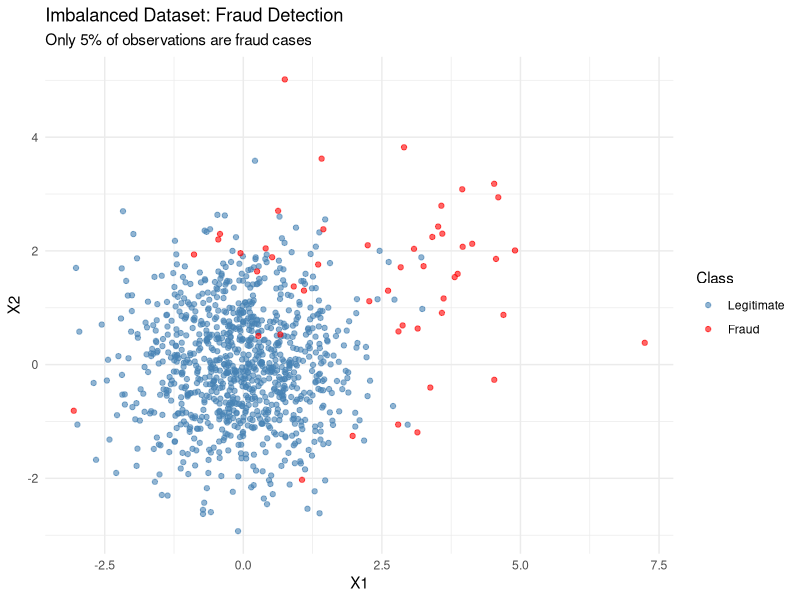
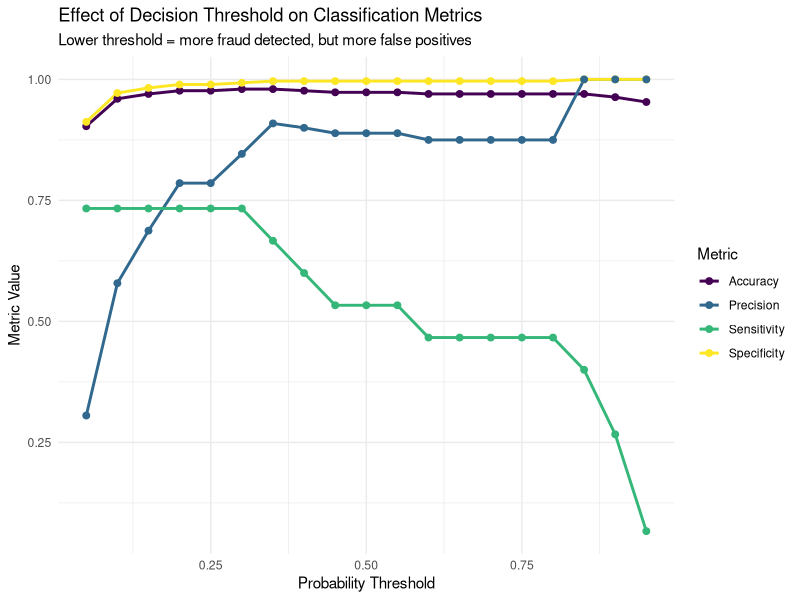
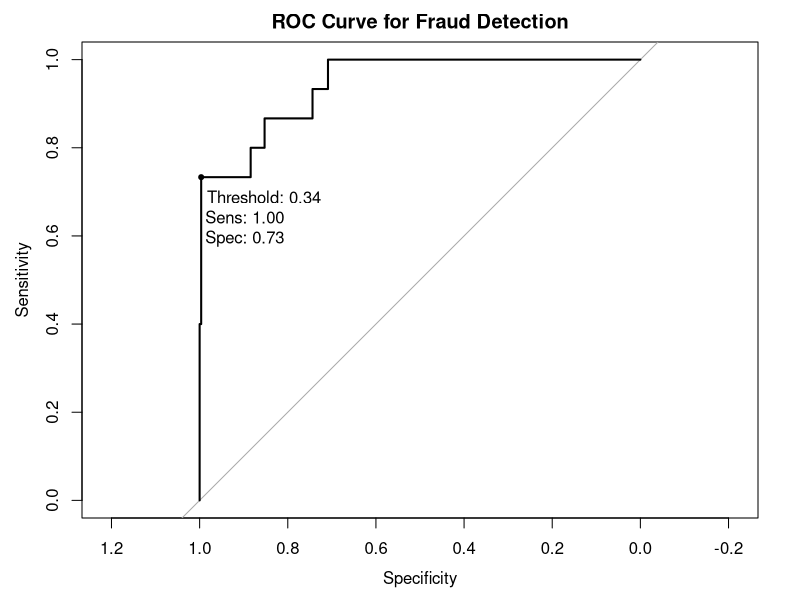
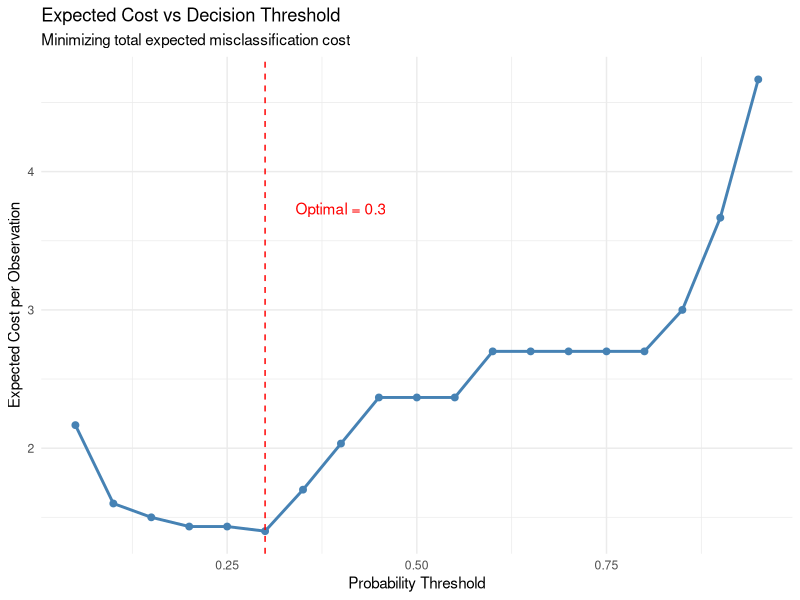

Generate these figures, in order, with R:
## ---- chunk 1
knitr::opts_chunk$set(echo = TRUE, warning = FALSE, message = FALSE,
                      fig.width = 10, fig.height = 6)
## ---- chunk 2
# Core packages
library(tidyverse)    # Data manipulation and visualization
library(caret)        # Model training and evaluation
library(pROC)         # ROC curve analysis

# Visualization
library(ggplot2)
library(patchwork)
library(viridis)

# Set seed for reproducibility
set.seed(42)
## ---- chunk 3
# Theoretical decision threshold from the cost matrix in binary classification
# c00: TN cost, c01: FP cost, c10: FN cost, c11: TP cost
theoretical_threshold <- function(c01, c10, c00 = 0, c11 = 0) {
  numerator <- c01 - c00
  denominator <- (c01 - c00) + (c10 - c11)

  if (denominator <= 0) {
    stop("Invalid costs: denominator must be positive.")
  }

  numerator / denominator
}

# Expected cost using a cost matrix with:
# rows = actual class, columns = predicted class
expected_cost <- function(pred, actual, cost_matrix, normalize = TRUE) {

  actual <- factor(actual, levels = rownames(cost_matrix))
  pred <- factor(pred, levels = colnames(cost_matrix))

  cm <- table(actual, pred)
  total_cost <- sum(cm * cost_matrix)

  if (normalize) total_cost / sum(cm) else total_cost
}
## ---- chunk 4
# Create an imbalanced dataset
set.seed(42)
n <- 1000

# Generate features
X1 <- c(rnorm(950, mean = 0, sd = 1), rnorm(50, mean = 2, sd = 1.5))
X2 <- c(rnorm(950, mean = 0, sd = 1), rnorm(50, mean = 1.5, sd = 1.5))

# Create dataset
imbalanced_data <- data.frame(
  X1 = X1,
  X2 = X2,
  Class = factor(c(rep("Legitimate", 950), rep("Fraud", 50)),
                 levels = c("Legitimate", "Fraud"))
)

# Check class distribution
table(imbalanced_data$Class)
prop.table(table(imbalanced_data$Class))

# Visualize
ggplot(imbalanced_data, aes(x = X1, y = X2, color = Class)) +
  geom_point(alpha = 0.6) +
  labs(title = "Imbalanced Dataset: Fraud Detection",
       subtitle = "Only 5% of observations are fraud cases") +
  theme_minimal() +
  scale_color_manual(values = c("Fraud" = "red", "Legitimate" = "steelblue"))
## ---- chunk 5
# Split data
set.seed(123)
train_idx <- createDataPartition(imbalanced_data$Class, p = 0.7, list = FALSE)
train_imb <- imbalanced_data[train_idx, ]
test_imb <- imbalanced_data[-train_idx, ]

# Train a standard logistic regression with cross validation
logit_standard <- train(Class ~ X1 + X2,
                        data = train_imb,
                        method = "glm",
                        family = binomial(),
                        trControl = trainControl(method = "cv", number = 5))

# Predictions
pred_standard <- predict(logit_standard, test_imb)

# Confusion matrix
cm_standard <- confusionMatrix(pred_standard, test_imb$Class, positive = "Fraud")
cm_standard
## ---- chunk 6
# Get probability predictions from logistic regression
logit_prob <- train(Class ~ X1 + X2,
                    data = train_imb,
                    method = "glm",
                    family = binomial(),
                    trControl = trainControl(method = "cv", number = 5, classProbs = TRUE))

# Get probabilities
probs <- predict(logit_prob, test_imb, type = "prob")
head(probs)

# Evaluate different thresholds
thresholds <- seq(0.05, 0.95, by = 0.05)
results <- data.frame()

for (thresh in thresholds) {
  pred <- ifelse(probs$Fraud > thresh, "Fraud", "Legitimate")
  pred <- factor(pred, levels = c("Legitimate", "Fraud"))

  cm <- confusionMatrix(pred, test_imb$Class, positive = "Fraud")

  results <- rbind(results, data.frame(
    Threshold = thresh,
    Accuracy = cm$overall["Accuracy"],
    Sensitivity = cm$byClass["Sensitivity"],  # True Positive Rate
    Specificity = cm$byClass["Specificity"],   # True Negative Rate
    Precision = cm$byClass["Precision"]
  ))
}

# Visualize threshold effects
results_long <- results %>%
  pivot_longer(cols = -Threshold, names_to = "Metric", values_to = "Value")

ggplot(results_long, aes(x = Threshold, y = Value, color = Metric)) +
  geom_line(linewidth = 1) +
  geom_point(size = 2) +
  labs(title = "Effect of Decision Threshold on Classification Metrics",
       subtitle = "Lower threshold = more fraud detected, but more false positives",
       x = "Probability Threshold", y = "Metric Value") +
  theme_minimal() +
  scale_color_viridis_d()
## ---- chunk 7
# Calculate ROC curve
roc_obj <- roc(test_imb$Class, probs$Fraud, levels = c("Legitimate", "Fraud"))

# Plot ROC curve
plot(roc_obj, main = "ROC Curve for Fraud Detection",
     print.thres = TRUE, print.thres.pattern = "Threshold: %.2f\nSens: %.2f\nSpec: %.2f")

# Area Under Curve
cat("\nAUC:", auc(roc_obj), "\n")

# Find optimal threshold (Youden's J statistic)
coords <- coords(roc_obj, "best", ret = c("threshold", "sensitivity", "specificity"))
cat("Optimal threshold:", coords$threshold, "\n")
cat("At this threshold - Sensitivity:", coords$sensitivity, ", Specificity:", coords$specificity, "\n")
## ---- chunk 8
# Define cost matrix using the same convention as the slides:
# rows = actual class, columns = predicted class
cost_matrix <- matrix(c(
  0,  10,   # Actual Legitimate: TN = 0, FP = 10
  100, 0    # Actual Fraud: FN = 100, TP = 0
), nrow = 2, byrow = TRUE,
dimnames = list(
  Actual = c("Legitimate", "Fraud"),
  Predicted = c("Legitimate", "Fraud")
))

cat("Cost Matrix:\n")
print(cost_matrix)
## ---- chunk 9
# Extract c_ij values from the matrix
c00 <- cost_matrix["Legitimate", "Legitimate"]  # TN cost
c01 <- cost_matrix["Legitimate", "Fraud"]       # FP cost
c10 <- cost_matrix["Fraud", "Legitimate"]       # FN cost
c11 <- cost_matrix["Fraud", "Fraud"]            # TP cost

p_star_theory <- theoretical_threshold(c01 = c01, c10 = c10, c00 = c00, c11 = c11)

cat(sprintf("Theoretical threshold for this matrix: %.3f\n", p_star_theory))
## ---- chunk 10
# Evaluate expected cost on a threshold grid
cost_results <- data.frame()

for (thresh in thresholds) {
  pred <- ifelse(probs$Fraud > thresh, "Fraud", "Legitimate")
  pred <- factor(pred, levels = c("Legitimate", "Fraud"))

  expected_cost_value <- expected_cost(
    pred = pred,
    actual = test_imb$Class,
    cost_matrix = cost_matrix,
    normalize = TRUE
  )

  cost_results <- rbind(cost_results, data.frame(
    Threshold = thresh,
    Expected_Cost = expected_cost_value
  ))
}

# Find optimal threshold
optimal_thresh <- cost_results$Threshold[which.min(cost_results$Expected_Cost)]

# Plot
ggplot(cost_results, aes(x = Threshold, y = Expected_Cost)) +
  geom_line(color = "steelblue", linewidth = 1) +
  geom_point(color = "steelblue", size = 2) +
  geom_vline(xintercept = optimal_thresh, linetype = "dashed", color = "red") +
  annotate("text", x = optimal_thresh + 0.1, y = max(cost_results$Expected_Cost) * 0.8,
           label = paste("Optimal =", optimal_thresh), color = "red") +
  labs(title = "Expected Cost vs Decision Threshold",
       subtitle = "Minimizing total expected misclassification cost",
       x = "Probability Threshold", y = "Expected Cost per Observation") +
  theme_minimal()

cat("Cost-optimal threshold:", optimal_thresh, "\n")
cat("Minimum expected cost:", min(cost_results$Expected_Cost), "\n")
cat("Theoretical threshold from cost matrix:", round(p_star_theory, 3), "\n")
## ---- chunk 11
# LDA with empirical priors (sample imbalance)
lda_emp <- MASS::lda(Class ~ X1 + X2, data = train_imb)

# LDA with balanced priors
lda_bal <- MASS::lda(Class ~ X1 + X2, data = train_imb, prior = c(0.5, 0.5))

pred_lda_emp <- predict(lda_emp, test_imb)$class
pred_lda_bal <- predict(lda_bal, test_imb)$class

cm_lda_emp <- confusionMatrix(pred_lda_emp, test_imb$Class, positive = "Fraud")
cm_lda_bal <- confusionMatrix(pred_lda_bal, test_imb$Class, positive = "Fraud")

# Show confusion matrices to inspect the FN/FP trade-off directly
knitr::kable(cm_lda_emp$table,
             caption = "Confusion Matrix: LDA with Empirical Priors")
knitr::kable(cm_lda_bal$table,
             caption = "Confusion Matrix: LDA with Balanced Priors")

prior_comparison <- tibble(
  Model = c("LDA (empirical priors)", "LDA (balanced priors)"),
  Accuracy = c(cm_lda_emp$overall["Accuracy"], cm_lda_bal$overall["Accuracy"]),
  Sensitivity = c(cm_lda_emp$byClass["Sensitivity"], cm_lda_bal$byClass["Sensitivity"]),
  Specificity = c(cm_lda_emp$byClass["Specificity"], cm_lda_bal$byClass["Specificity"]),
  Precision = c(cm_lda_emp$byClass["Precision"], cm_lda_bal$byClass["Precision"]),
  Expected_Cost = c(
    expected_cost(pred_lda_emp, test_imb$Class, cost_matrix),
    expected_cost(pred_lda_bal, test_imb$Class, cost_matrix)
  )
)

knitr::kable(prior_comparison, digits = 3,
             caption = "Effect of Prior Probability Adjustment in LDA")
## ---- chunk 12
train_x <- train_imb %>% dplyr::select(X1, X2)
train_y <- train_imb$Class

train_down <- downSample(x = train_x, y = train_y, yname = "Class")
train_up <- upSample(x = train_x, y = train_y, yname = "Class")

ctrl_resample <- trainControl(method = "cv", number = 5, classProbs = TRUE)

logit_down <- train(Class ~ ., data = train_down, method = "glm",
                    family = binomial(), trControl = ctrl_resample)

logit_up <- train(Class ~ ., data = train_up, method = "glm",
                  family = binomial(), trControl = ctrl_resample)

prob_base <- probs$Fraud
prob_down <- predict(logit_down, test_imb, type = "prob")[, "Fraud"]
prob_up <- predict(logit_up, test_imb, type = "prob")[, "Fraud"]

pred_base <- factor(ifelse(prob_base >= 0.5, "Fraud", "Legitimate"),
                    levels = c("Legitimate", "Fraud"))
pred_down <- factor(ifelse(prob_down >= 0.5, "Fraud", "Legitimate"),
                    levels = c("Legitimate", "Fraud"))
pred_up <- factor(ifelse(prob_up >= 0.5, "Fraud", "Legitimate"),
                  levels = c("Legitimate", "Fraud"))

cm_base <- confusionMatrix(pred_base, test_imb$Class, positive = "Fraud")
cm_down <- confusionMatrix(pred_down, test_imb$Class, positive = "Fraud")
cm_up <- confusionMatrix(pred_up, test_imb$Class, positive = "Fraud")

resampling_results <- tibble(
  Strategy = c("No resampling", "Downsampling", "Oversampling"),
  Accuracy = c(cm_base$overall["Accuracy"], cm_down$overall["Accuracy"], cm_up$overall["Accuracy"]),
  Sensitivity = c(cm_base$byClass["Sensitivity"], cm_down$byClass["Sensitivity"], cm_up$byClass["Sensitivity"]),
  Specificity = c(cm_base$byClass["Specificity"], cm_down$byClass["Specificity"], cm_up$byClass["Specificity"]),
  Precision = c(cm_base$byClass["Precision"], cm_down$byClass["Precision"], cm_up$byClass["Precision"]),
  Expected_Cost = c(
    expected_cost(pred_base, test_imb$Class, cost_matrix),
    expected_cost(pred_down, test_imb$Class, cost_matrix),
    expected_cost(pred_up, test_imb$Class, cost_matrix)
  )
)

knitr::kable(resampling_results, digits = 3,
             caption = "Resampling Strategies at Threshold 0.5")
